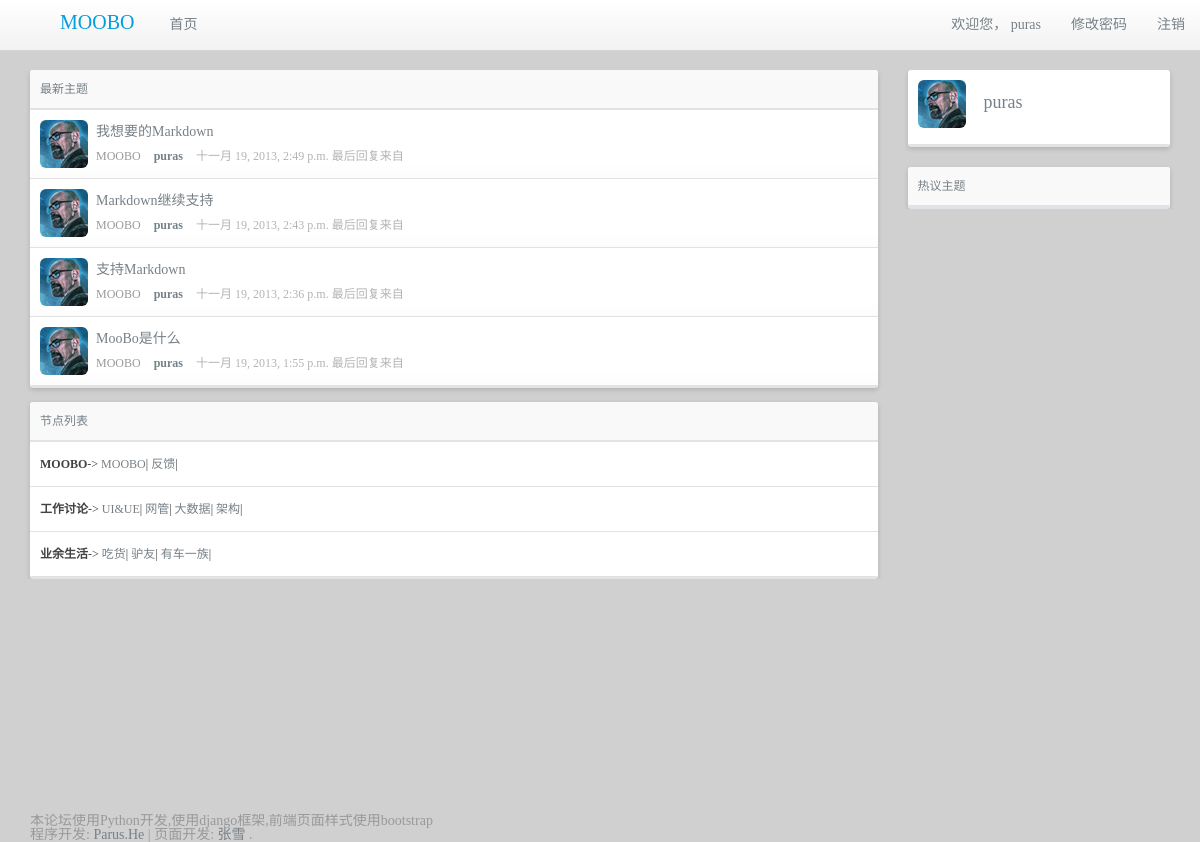
The app's page / (signed in) with its own data.
### bbs/models.py (models this page shows, shortened)
class Topic(models.Model):
    title = models.CharField(max_length=1024, verbose_name='标题')
    content = models.TextField('内容')
    author = models.ForeignKey(User)
    node = models.ForeignKey(Node)
    category = models.ForeignKey(Category)
    pub_date = models.DateTimeField('发布时间')
    class Meta:
        verbose_name = '主题'
        verbose_name_plural = '主题'

class Node(models.Model):
    name = models.CharField(max_length=100, verbose_name='名称')
    category = models.ForeignKey(Category)
    class Meta:
        verbose_name = '节点'
        verbose_name_plural = '节点'

class Category(models.Model):
    name = models.CharField(max_length=50, verbose_name='名称')
    class Meta:
        verbose_name = '分类'
        verbose_name_plural = '分类'

### bbs/views.py (the view)
# urls.py: url(r'^$', views.index, name='index'),
def index(req):
    lastest_topic_list = Topic.objects.order_by('-pub_date')[:20]
    category_list = Category.objects.all()
    return render(req, 'index.html', {
        'lastest_topic_list': lastest_topic_list,
        'category_list': category_list,
        })

### bbs/templates/index.html
{% extends 'base.html' %}
{% load staticfiles %}
{% block content %}
<div class="box">
    <div class="inner tab_title"> <a href="javascript:void(0)">最新主题</a></div>
    {% if lastest_topic_list %}
        {% for topic in lastest_topic_list %}
            <div class="cell item">
                <span class="user"></span><h5><a href="{% url 'bbs:topic' topic.id %}">{{topic.title}}</a></h5>
                <div class="info">
                    <a class="node" href="{% url 'bbs:node' topic.node.id %}">{{topic.node.name}}</a>
                    <strong><a href="#">{{topic.author.username}}</a></strong> {{topic.pub_date}} 最后回复来自
                </div>
            </div>
        {% endfor %}
    {% endif %}
</div>
<br />
<div class="box">
    <div class="inner tab_title"> <a href="javascript:void(0)">节点列表</a></div>
    {% if category_list %}
        {% for cate in category_list %}
            <div class="cell">
                <b>{{cate.name}}</b>->
                 {% if cate.node_set.all %}
                {% for node in cate.node_set.all %}
                    <a href="{% url 'bbs:node' node.id %}">{{node.name}}</a>|
                {% endfor %}
            {% endif %}
            </div>
        {% endfor %}
    {% endif %}
</div>
{% endblock %}

### bbs/templates/base.html
{% extends 'layout.html' %}
{% load staticfiles %}
{% block body %}
<section class="container-fluid">
    <div class="container">
        <div class="row">
            <div class="col-md-9" role="main">
                {% block content %}
                {% endblock %}
            </div>
            <div class="col-md-3">
                <div class="box highlight">
                    <div class="cell">
                        {% if user.is_authenticated %}
                        <a href="#" class="user" style="max-height:48px; max-width:48px;"></a>
                        <h4><a href="#" class="user_name">{{ user.username }}</a></h4>
                        {% else %}
                        <div class="tab_title"> <a href="javascript:void(0)">MooBo</a></div>
                        <a href="{% url 'bbs:login' %}">登录</a> | <a href="{% url 'bbs:join' %}">注册</a>
                        {% endif %}
                    </div>
                </div>
                <div class="box">
                    <div class="inner tab_title"> <a href="/?tab=tech">热议主题</a></div>
                </div>
            </div>
        </div>
    </div>
</section>
{% endblock %}

### bbs/templates/layout.html (shortened to what this page needs)
<!DOCTYPE html>
<html lang="en">
    <head>
        {% load staticfiles %}
        <link rel="stylesheet" href="{% static 'css/lib/bootstrap.css' %}">
        <link rel="stylesheet" href="{% static 'css/lib/bootstrap-theme.css' %}">
        <link rel="stylesheet" href="{% static 'css/style.css' %}" />
    </head>
    <body>
    <header>
      <nav class="navbar navbar-fixed-top">
        <div class="navbar-inner"> <a href="{% url 'bbs' %}" class="brand"><span>MOOBO</span> </a>
          <ul class="nav navbar-nav">
            <li><a href="{% url 'bbs' %}">首页</a></li>
          </ul>
          <ul class="nav navbar-nav navbar-right">
            {% if user.is_authenticated %}
            <li><a href="javascript:void(0);">欢迎您， {{ user.username }}</a></li>
            <li><a href="{% url 'bbs:password' %}">修改密码</a></li>
            <li><a href="{% url 'bbs:logout' %}">注销</a></li>
            {% else %}
            <li><a href="{% url 'bbs:login' %}">登录</a></li>
            <li><a href="{% url 'bbs:join' %}">注册</a></li>
            {% endif %}
          </ul>
        </div>
      </nav>
    </header>
    {% block body %}
    {% endblock %}
    <div id="footer">
      <div class="container">
        <p class="text-muted credit"> 本论坛使用Python开发,使用django框架,前端页面样式使用bootstrap</p>
        <p class="text-muted credit">程序开发: <a href="#">Parus.He</a> | 页面开发: <a href="#">张雪</a> . </p>
      </div>
    </div>
    </body>
</html>

### bbs/static/css/base.css (style rules this page uses)
* { margin: 0; font-family: Microsoft YaHei; }
html,body { background: #D0D0D0!important; color: #4C4C4C; font-family: 'Open Sans',sans-serif ,Microsoft YaHei; font-size: 15px; height: 100% }
body { background: #fff; font-size: 12px; color: #424242; margin: 0; line-height: 1.42857; display: block; padding: 0; -moz-font-feature-settings: normal; -moz-font-language-override: normal; -x-system-font: none; background-color: #EFF0F0; font-family: arial,宋体; font-size: 14px; font-size-adjust: none; font-stretch: normal; font-style: normal; font-variant: normal; font-weight: normal; line-height: 100%; }
div { height: auto; overflow: hidden; }
a { color: #778087; text-decoration: none!important; }
.content, .wrapper, div { magin: 0; padding: 0; }
body, div, dl, dt, dd, ul, ol, li, h1, h2, h3, h4, h5, h6, form, input, textarea, p, th, td { margin: 0; }
address, address[dir], article, article[dir], aside, aside[dir], blockquote, blockquote[dir], body, body[dir], caption, caption[dir], center, center[dir], col, col[dir], colgroup, colgroup[dir], dd, dd[dir], dir, dir[dir], div, div[dir], dl, dl[dir], dt, dt[dir], fieldset, fieldset[dir], figcaption, figcaption[dir], figure, figure[dir], footer, footer[dir], form, form[dir], h1, h1[dir], h2, h2[dir], h3, h3[dir], h4, h4[dir], h5, h5[dir], h6, h6[dir], header, header[dir], hgroup, hgroup[dir], hr, hr[dir], html, html[dir], legend, legend[dir], li, li[dir], listing, listing[dir], main, main[dir], marquee, marquee[dir], menu, menu[dir], nav, nav[dir], noframes, noframes[dir], ol, ol[dir], p, p[dir], plaintext, plaintext[dir], pre, pre[dir], section, section[dir], summary, summary[dir], table, table[dir], tbody, tbody[dir], td, td[dir], tfoot, tfoot[dir], th, th[dir], thead, thead[dir], tr, tr[dir], ul, ul[dir], xmp, xmp[dir] { unicode-bidi: -moz-isolate; }
*, *:before, *:after { -moz-box-sizing: border-box; }

### bbs/static/css/content.css (style rules this page uses)
body > header { margin-bottom: 3em; }
.container-fluid:before, .container-fluid:after { content: ""; display: table; line-height: 0; }
.container-fluid:after { clear: both; }
body > section.container-fluid { height:auto; min-height: 100%; margin-bottom: -2em; padding: 2em 0; }
.navbar-inner { background-color: #F9F9F9; background-image: linear-gradient(to bottom, #FFFFFF, #F2F2F2); background-repeat: repeat-x; border-bottom:1px solid #D4D4D4; min-height: 40px; }
.brand { color: #049CDB; margin-left: 40px; position: relative; font-family: "orbitron-bold"; }
.navbar .brand { display: block; float: left; font-size: 20px; font-weight: 200; padding-bottom: 9px; padding-left: 20px; padding-right: 20px; padding-top: 4px; text-shadow: 0 1px 0 #FFFFFF; }
.navbar .brand span { line-height: 37px; }
.inner { background-color: #F9F9F9; font-size: 12px; line-height: 150%; padding: 10px; text-align: left; }
.tab_title { border-bottom: 2px solid #E2E2E9; }
.box { background: #fff; border-radius: 3px; border-bottom: 2px solid #E2E2E9; box-shadow: 0 2px 5px rgba(0, 0, 0, 0.15); }
.item { background: url(../img/bg_item.png) repeat-x; }
.cell { border-bottom: 1px solid #E2E2E2; font-size: 12px; line-height: 120%; padding: 10px; text-align: left; }
.user { background: url(../img/use.png) no-repeat; height: 48px; width: 48px; float: left; border-radius: 6px; margin-right: 8px; }
.node { color: #999999; }
.info { font-size:12px; color: #B4B4B4; }
.info a { margin-right: 10px }
.highlight { margin-bottom: 20px; }
.cell a { line-height:24px }
.user_name { line-height: 63px; margin: 10px 0 20px 10px; display: inline-block; }

### records on screen
Topic: title "我想要的Markdown", node.name "MOOBO", author.username "puras", pub_date "十一月 19, 2013, 2:49 p.m."
Topic: title "Markdown继续支持", node.name "MOOBO", author.username "puras", pub_date "十一月 19, 2013, 2:43 p.m."
Topic: title "支持Markdown", node.name "MOOBO", author.username "puras", pub_date "十一月 19, 2013, 2:36 p.m."
Topic: title "MooBo是什么", node.name "MOOBO", author.username "puras", pub_date "十一月 19, 2013, 1:55 p.m."
Category: name "MOOBO"
Node: name "MOOBO"
Node: name "反馈"
Category: name "工作讨论"
Node: name "UI&UE"
Node: name "网管"
Node: name "大数据"
Node: name "架构"
Category: name "业余生活"
Node: name "吃货"
Node: name "驴友"
Node: name "有车一族"

### other values on screen
{{ user.username }} "puras"
